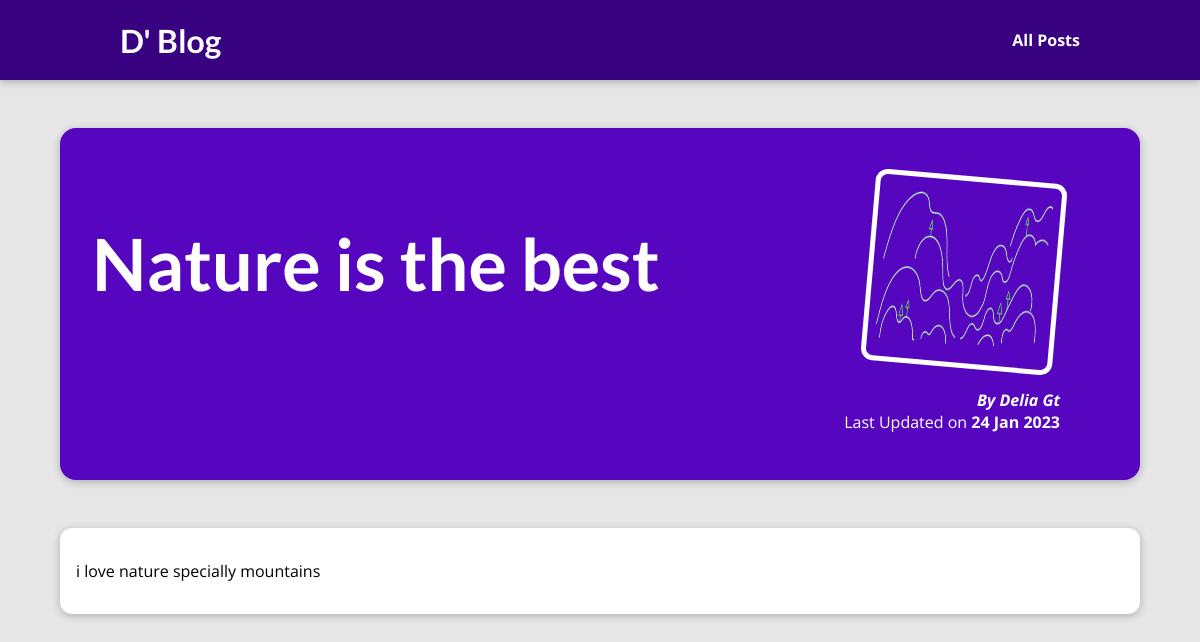
The app's page /posts/nature-is-the-best with its own data.
### blog/models.py (models this page shows)
class Post(models.Model):
    title = models.CharField(max_length=100)
    excerpt = models.CharField(max_length=300) # TextField
    image_name= models.CharField(max_length=100) # ImageField , ImageField.height_field, ImageField.width_field
    date = models.DateField(auto_now=True)
    slug = models.SlugField(unique=True, db_index=True)
    content = models.TextField(validators=[MinLengthValidator(10)])
    author = models.ForeignKey(Author, on_delete=models.SET_NULL, null=True, related_name="posts")
    tag = models.ManyToManyField(Tag)

class Author(models.Model):
    first_name = models.CharField(max_length=50)
    last_name = models.CharField(max_length=80)
    email = models.EmailField(max_length=100)
    def full_name(self):
        return f"{self.first_name} {self.last_name}"
    def __str__(self):
        return self.full_name()

### blog/views.py (the view)
# urls.py: path("posts/<slug:slug>", views.post_detail, name="post-detail-page") # /post/my-first-post
def post_detail(request, slug):
    identified_post =get_object_or_404(Post, slug=slug)
    return render(request, "blog/post-detail.html", {"post": identified_post})

### blog/templates/blog/post-detail.html (shortened to what this page needs)
{% extends "base.html" %}
{% load static %}
{% block css_files %}
    <link rel="stylesheet" href="{% static "blog/detail-post.css" %}" />
{% endblock %}
{% block content %}
    <section id="summary">
        <h2>{{ post.title }}</h2>
        <article>
            <img src="{% static "blog/images/"|add:post.image_name %}" alt="{{ post.title }}" />
            <address>By {{ post.author|title }}</address>
            <div>
                Last Updated on <time>{{ post.date|date:"d M Y" }}</time>
            </div>
        </article>
    </section>
    <main>
        <p>
         {{ post.content|linebreaks }}
        </p>
    </main>
{% endblock %}

### templates/base.html (shortened to what this page needs)
{% load static %}
<!DOCTYPE html>
<html lang="en">
<head>
  <link rel="stylesheet" href="{% static "app.css" %}">
  {% block css_files %}{% endblock %}
</head>
<body>
  <header id="main-navigation">
    <h1><a href="{% url "starting-page" %}">D' Blog</a></h1>
    <nav>
      <a href="{% url "posts-page" %}">All Posts</a>
    </nav>
  </header>
  {% block content %}
  {% endblock %}
</body>
</html>

### static/app.css (style rules this page uses)
* { box-sizing: border-box; }
html { font-family: 'Open Sans', 'Lato', sans-serif; }
body { margin: 0; }
h1, h2, h3 { font-family: 'Lato', sans-serif; font-weight: bold; }
#main-navigation { width: 100%; height: 5rem; display: flex; justify-content: space-between; align-items: center; padding: 0 10%; position: absolute; top: 0; left: 0; }
#main-navigation a { text-decoration: none; color: white; font-weight: bold; }

### blog/static/blog/detail-post.css (style rules this page uses)
body { background-color: #e7e7e7; }
#main-navigation { background-color: #390281; box-shadow: 0 2px 8px rgba(0, 0, 0, 0.25); }
#summary { margin: 8rem auto 3rem auto; padding: 2rem; width: 90%; max-width: 90rem; border-radius: 16px; background-color: #5706c0; position: relative; box-shadow: 0 2px 8px rgba(0, 0, 0, 0.25); height: 22rem; }
#summary h2 { color: white; font-size: 4.5rem; }
#summary article { position: absolute; top: 2rem; right: 3rem; padding: 1rem 2rem; border-radius: 12px; text-align: right; color: white; }
#summary article img { width: 12rem; height: 12rem; border-radius: 12px; transform: rotateZ(5deg); border: 5px solid white; margin-bottom: 1rem; }
#summary address { font-weight: bold; }
#summary time { font-weight: bold; }
main { width: 90%; max-width: 90rem; margin: 3rem auto; background-color: white; padding: 1rem; border-radius: 12px; box-shadow: 0 2px 8px rgba(0, 0, 0, 0.25); }

### records on screen
Post: title "Nature is the best", image_name (picture), author "Delia Gt", date "24 Jan 2023", content "i love nature specially mountains"
